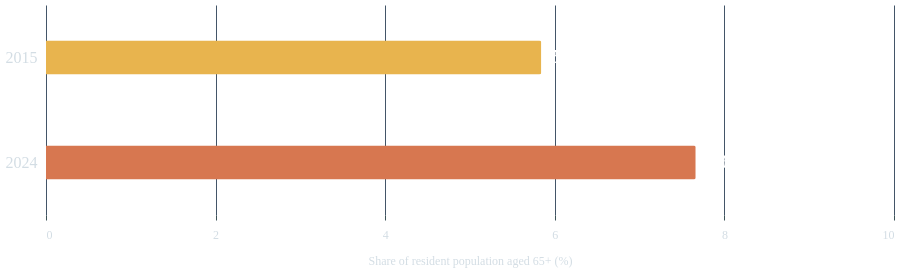

Write a Vega-Lite specification for this figure.
### Vega-Lite specification from a JSON file in a GitHub repository (floating-point values rounded to 4 significant figures)
{"$schema": "https://vega.github.io/schema/vega-lite/v6.json", "width": 900, "background": "transparent", "autosize": {"type": "fit-x", "contains": "padding", "resize": true}, "config": {"font": "DM Sans", "view": {"stroke": null}, "axis": {"labelFontSize": 12, "titleFontSize": 12, "titleFontWeight": "normal", "labelColor": "#d3dde4", "titleColor": "#d3dde4", "gridColor": "#435568", "domain": false, "tickColor": "#3b5155", "labelPadding": 9, "titlePadding": 15}, "legend": {"labelFontSize": 12, "titleFontSize": 12, "labelColor": "#c6d5d2", "titleColor": "#c6d5d2", "orient": "top", "direction": "horizontal", "title": null}, "text": {"font": "DM Sans"}}, "height": 210, "data": {"values": [{"year": 2015, "older_residents": 1821500, "residents": 31186100, "share": 5.841}, {"year": 2024, "older_residents": 2609000, "residents": 34052100, "share": 7.662}]}, "encoding": {"x": {"field": "share", "type": "quantitative", "scale": {"domain": [0, 10]}, "axis": {"title": "Share of resident population aged 65+ (%)", "tickCount": 6}}, "y": {"field": "year", "type": "ordinal", "axis": {"title": null, "labelFontSize": 16, "ticks": false}}, "tooltip": [{"field": "year", "type": "ordinal", "title": "Year"}, {"field": "share", "format": ".2f", "title": "Population aged 65+ (%)"}, {"field": "older_residents", "format": ",", "title": "Residents aged 65+"}, {"field": "residents", "format": ",", "title": "Total residents"}]}, "layer": [{"mark": {"type": "bar", "height": 34, "cornerRadiusEnd": 2}, "encoding": {"color": {"field": "year", "type": "nominal", "scale": {"domain": [2015, 2024], "range": ["#e8b44e", "#D77750"]}, "legend": null}}}, {"mark": {"type": "text", "align": "left", "dx": 12, "color": "#ffffff", "fontSize": 18, "fontWeight": 600}, "encoding": {"text": {"field": "share", "format": ".2f"}}}], "params": [{"name": "hoveredState", "value": ""}], "usermeta": {"export": {"generator": "ageingBarChartSpec", "arguments": [900], "chartId": "ageing", "note": "Percentage callouts and their count-up animation are React elements. Hover emphasis is driven by the website; hoveredState starts empty. Tooltip definitions are retained. Width is a fixed snapshot; page layout and fonts are supplied by the host."}}}
